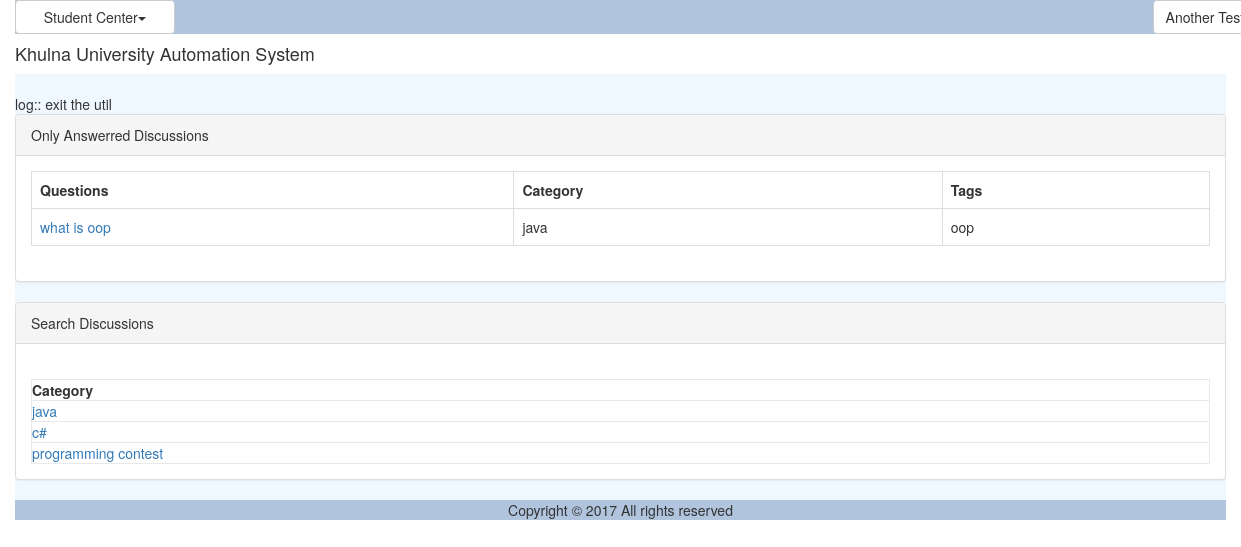
Screenshot of /discussion_answered.php (signed in) with the database file from the repository.
### tables this page shows
CREATE TABLE `tbl_discussion` (
  `ID` varchar(40) NOT NULL,
  `Title` varchar(150) NOT NULL,
  `CategoryID` varchar(40) NOT NULL,
  `Description` varchar(300) NOT NULL,
  `Tag` varchar(200) NOT NULL,
  `CreationDate` datetime NOT NULL,
  `CreatorID` varchar(40) NOT NULL
);

CREATE TABLE `tbl_discussion_category` (
  `ID` varchar(40) NOT NULL,
  `Name` varchar(40) NOT NULL
);

### modules/forum/ui/blade/view.answered.blade.php (called while the page is built, shortened)
<?php
include_once UTILITY.'class.util.php';
include_once MODULES_FORUM.'bao/class.answeredbao.php';
$_AnsweredBAO = new AnsweredBAO();
?>

### modules/forum/bao/class.answeredbao.php (called while the page is built, shortened)
<?php
include_once UTILITY.'class.util.php';
include_once MODULES_FORUM.'dao/class.answereddao.php';
Class AnsweredBAO{
	private $_AnsweredDAO;
	public function __construct(){
		$this->_AnsweredDAO = new AnsweredDAO();
	}
	public function getAllDiscussions(){
		$Result = $this->_AnsweredDAO->getAllDiscussions();
		return $Result;
	}
	public function getAllDiscussionCategorys(){
		$Result = $this->_AnsweredDAO->getAllDiscussionCategorys();
		return $Result;
	}
	public function getNameFromCatagoryID($Discussion){
		$Result = $this->_AnsweredDAO->getNameFromCatagoryID($Discussion);
		return $Result;
	}
}
?>

### modules/forum/dao/class.answereddao.php (called while the page is built, shortened)
<?php
include_once COMMON.'class.common.php';
include_once COMMON.'class.common.forum.php';
include_once UTILITY.'class.util.php';
Class AnsweredDAO{
	private $_DB;
	public function __construct(){
		$this->_DB = DBUtil::getInstance();
	}
	public function getAllDiscussions(){
		$DiscussionList = array();
		$this->_DB->doQuery("SELECT * FROM tbl_discussion WHERE ID IN (SELECT DiscussionID FROM tbl_discussion_comment)");
		$rows = $this->_DB->getAllRows();
		for($i = 0; $i < sizeof($rows); $i++) {
			$row = $rows[$i];
			$this->_Discussion = new Discussion();
		    $this->_Discussion->setID ( $row['ID']);
		    $this->_Discussion->setName( $row['Title'] );
		    $this->_Discussion->setCategory( $row['CategoryID'] );
		    $this->_Discussion->setDescription( $row['Description'] );
		    $this->_Discussion->setTag( $row['Tag'] );
		    $this->_Discussion->setCreationDate( $row['CreationDate'] );
		    $this->_Discussion->setCreator( $row['CreatorID'] );
		    $DiscussionList[]=$this->_Discussion;
		}
		$Result = new Result();
		$Result->setIsSuccess(1);
		$Result->setResultObject($DiscussionList);
		return $Result;
	}
	public function getAllDiscussionCategorys(){
		$DiscussionCategoryList = array();
		$this->_DB->doQuery("SELECT * FROM tbl_discussion_category");
		$rows = $this->_DB->getAllRows();
		for($i = 0; $i < sizeof($rows); $i++) {
			$row = $rows[$i];
			$this->_DiscussionCategory = new DiscussionCategory();
		    $this->_DiscussionCategory->setID ( $row['ID']);
		    $this->_DiscussionCategory->setName( $row['Name'] );
		    $DiscussionCategoryList[]=$this->_DiscussionCategory;
		}
		$Result = new Result();
		$Result->setIsSuccess(1);
		$Result->setResultObject($DiscussionCategoryList);
		return $Result;
	}
	public function getNameFromCatagoryID($CatagoryID){
		$SQL = "SELECT * FROM tbl_discussion_category
				WHERE ID='".$CatagoryID."'";
		$SQL = $this->_DB->doQuery($SQL);
		$row = $this->_DB->getTopRow();
		$this->_DiscussionCategory = new DiscussionCategory();
		$this->_DiscussionCategory->setID ( $row['ID']);
		$this->_DiscussionCategory->setName( $row['Name'] );
	 	$Result = new Result();
		$Result->setIsSuccess(1);
		$Result->setResultObject($this->_DiscussionCategory);
		return $Result;
	}
}
?>

### common/class.common.php (called while the page is built, shortened)
<?php
class Result{
    private $_IsSuccess=0;
    private $_ResultObject;
    public function setIsSuccess($IsSuccess){
        $this->_IsSuccess = $IsSuccess;
    }
    public function getIsSuccess(){
        return $this->_IsSuccess;
    }
    public function setResultObject($ResultObject){
        $this->_ResultObject = $ResultObject;
    }
    public function getResultObject(){
        return $this->_ResultObject;
    }
}
?>

### common/class.common.forum.php (called while the page is built, shortened)
<?php
class DiscussionCategory{
    private $_ID;
    private $_name;
    public function setID ( $ID ) {
        $this->_ID = $ID;
    }
    public function getID () {
        return $this->_ID;
    }
    public function setName ($Name){
        $this->_name = $Name;
    }
    public function getName(){
        return $this->_name;
    }
}
	class Discussion{
    private $_ID;
    private $_Name;
    private $_Category;
    private $_Tag;
    public function setID ( $ID ) {
      $this->_ID = $ID;
    }
    public function getID () {
      return $this->_ID;
    }
    public function setName ( $Name ) {
        $this->_Name = $Name;
    }
    public function getName () {
        return $this->_Name;
    }
    public function setCategory ( $Category ) {
      $this->_Category = $Category;
    }
    public function getCategory () {
      return $this->_Category;
    }
    public function setTag( $Tag ) {
      $this->_Tag = $Tag;
    }
    public function getTag() {
      return $this->_Tag;
    }
}
?>

### modules/forum/ui/view.answered.php (the view)
<?php
include_once 'blade/view.answered.blade.php';
include_once COMMON.'class.common.php';
include_once COMMON.'class.common.forum.php';
?>
<div class="panel panel-default">
    <div class="panel-heading">Only Answerred Discussions</div>
    <div class="panel-body">
	<table class="table table-bordered">
	<?php
	$Result = $_AnsweredBAO->getAllDiscussions();
	if($Result->getIsSuccess()){
		$DiscussionList = $Result->getResultObject();
	?>
		<tr>
			<th>Questions</th>
			<th>Category</th>
			<th>Tags</th>
		</tr>
		<?php
		for($i = 0; $i < sizeof($DiscussionList); $i++) {
			$Discussion = $DiscussionList[$i];
			?>
		    <tr>
		    <td><a href="discussion_comment.php?view=<?php echo $Discussion->getID(); ?>" onclick="return ; " >
		    <?php echo $Discussion->getName(); ?></a></td>
			    <td><?php $id = $Discussion->getCategory();
			    	$Result2 = $_AnsweredBAO->getNameFromCatagoryID($id);
			    	if ($Result2->getIsSuccess()) {
			    		$DiscussionCategory = $Result2->getResultObject();
			    		echo $DiscussionCategory->getName();
			    	}
			    	 ?></td>
			    <td><?php echo $Discussion->getTag(); ?></td>
		    </tr>
	    <?php
		}
	}
	else{
		echo $Result->getResultObject();
	}
	?>
	</table>
</div>
</div>
<div class="panel panel-default">
    <div class="panel-heading">Search Discussions</div>
    <div class="panel-body">
		<table class="table table-bordered">
		<table width="100%" border="1" cellpadding="15" bgcolor=" #d9b3ff">
			<tr><th>Category</th></tr>
			<tr><?php
				$Result = $_AnsweredBAO->getAllDiscussionCategorys();
				if($Result->getIsSuccess())
				{
					$DiscussionCategorys = $Result->getResultObject();
			        for ($i=0; $i < sizeof($DiscussionCategorys); $i++)
					{
						$DiscussionCategory = $DiscussionCategorys[$i];?>
						<tr><td><a href="search_discussion.php?Category=<?php echo $DiscussionCategory->getID(); ?>" onclick="return; "> <?php echo $DiscussionCategory->getName() ?> </a></td></tr>
					<?php
					}
				}
				?>
			</tr>
		</table>
	</div>
</div>

### rows the page displays
tbl_discussion: Title "what is oop", tbl_discussion_category.Name "java", Tag "oop"
tbl_discussion_category: Name "java"
tbl_discussion_category: Name "c#"
tbl_discussion_category: Name "programming contest"

### other values shown
$globalMenu[$i]->getTitle() "Student Center"
$CurrentUser->getFirstName() "Another"
